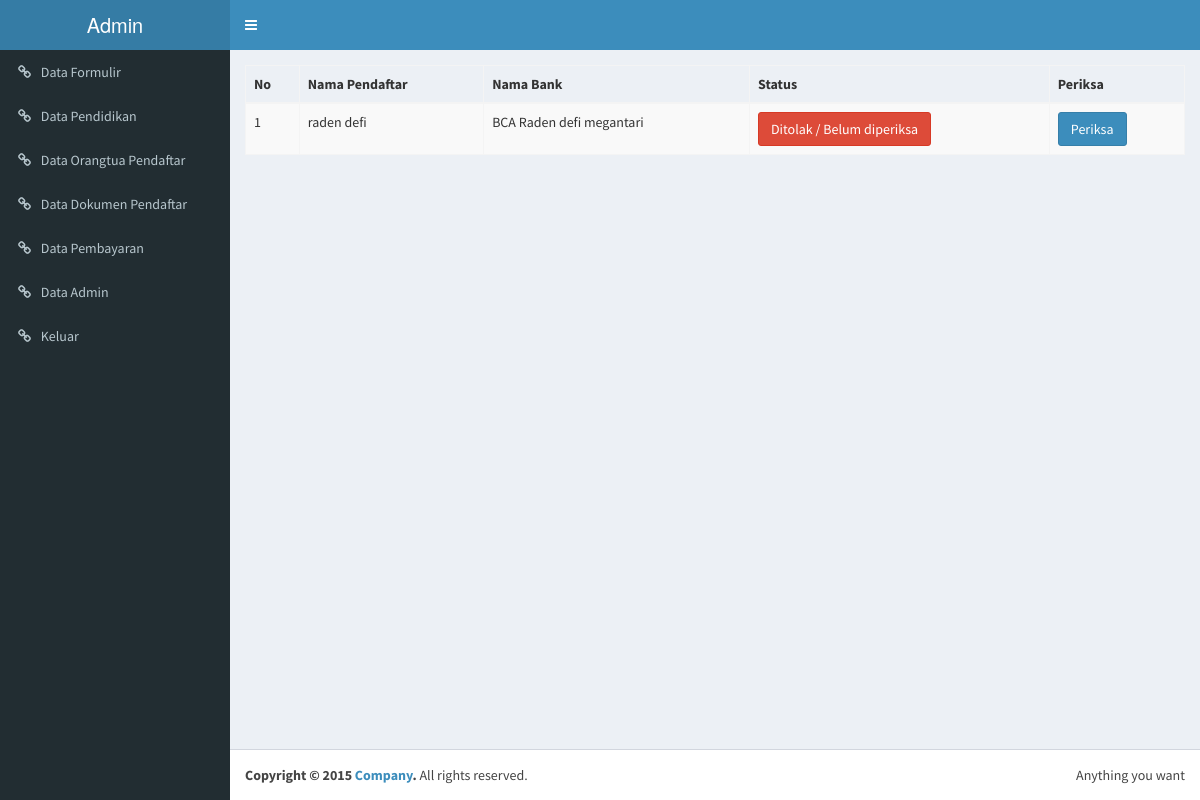
The page /admin/data_pembayaran.php (signed in) on the database its author committed.
### tables this page shows
CREATE TABLE `bukti_transfer` (
  `id` int(11) NOT NULL,
  `id_pendaftar` int(11) NOT NULL,
  `nama_pendaftar` varchar(100) NOT NULL,
  `nama_bank` varchar(100) NOT NULL,
  `bukti_transfer` varchar(100) NOT NULL,
  `status` int(11) NOT NULL
);

### admin/config/fungsi.php (called while the page is built, shortened)
<?php
function tampilpembayaran(){
	global $konek;
	$sql="SELECT * FROM bukti_transfer";
	$result=mysqli_query($konek,$sql) or die(mysqli_error($konek));
	return $result;
}
 ?>

### admin/data_pembayaran.php (the view, shortened to what this page needs)
<?php include 'head.php';
if(empty($_SESSION['id'])){ ?>
  <script>window.location.href='login.php'</script>
<?php }else{
$result=tampilpembayaran();
?>
<link rel="stylesheet" type="text/css" href="dt/css/dataTables.bootstrap.css">
<table class="table table-striped table-bordered">
  <thead>
    <tr>
      <th>No</th>
      <th>Nama Pendaftar</th>
      <th>Nama Bank</th>
      <th>Status</th>
      <th>Periksa</th>
    </tr>
  </thead>
      <tbody>
      <?php $no=1; while ($row=mysqli_fetch_assoc($result)) {
      ?>
        <tr>
        <td><?= $no; ?></td>
        <td><?= $row['nama_pendaftar'] ?></td>
        <td><?= $row['nama_bank'] ?></td>
        <td><?php if($row['status']==1){ ?>
          <a class="btn btn-success">Lunas</a>
          <?php }else{?>
            <a class="btn btn-danger">Ditolak / Belum diperiksa</a>
          <?php } ?>
        </td>
        <td><a href="periksa_bayar.php?id=<?= $row['id_pendaftar']?>" class="btn btn-primary">Periksa</a></td>
        </tr>
        <?php $no++; }?>
      </tbody>
</table>
</head>
<?php }include 'foot.php'; ?>

### rows shown on the page
bukti_transfer: nama_pendaftar "raden defi", nama_bank "BCA Raden defi megantari", status "Ditolak / Belum diperiksa"
